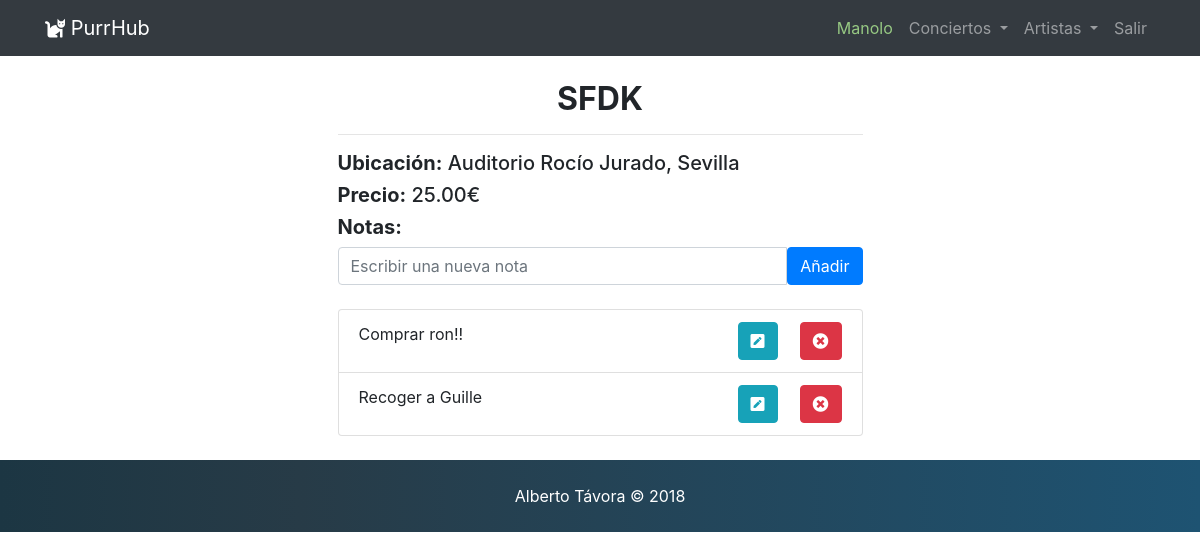
Page /concierto/?id=1 (signed in) on the committed database.
### tables this page shows
CREATE TABLE `concerts` (
  `id` int(11) NOT NULL,
  `user_id` int(11) NOT NULL,
  `name` varchar(100) NOT NULL,
  `location` varchar(255) NOT NULL,
  `price` decimal(10,2) NOT NULL,
  `created_at` datetime NOT NULL,
  `updated_at` datetime NOT NULL DEFAULT '0000-00-00 00:00:00' ON UPDATE CURRENT_TIMESTAMP
);

CREATE TABLE `notes` (
  `id` int(11) NOT NULL,
  `user_id` int(11) NOT NULL,
  `concert_id` int(11) NOT NULL,
  `text` varchar(255) NOT NULL,
  `created_at` timestamp NOT NULL DEFAULT CURRENT_TIMESTAMP,
  `updated_at` timestamp NOT NULL DEFAULT '0000-00-00 00:00:00' ON UPDATE CURRENT_TIMESTAMP
);

### concierto/index.php (called while the page is built, shortened)
<?php
require_once '../database/conexion.php';
$id_concierto = $_GET['id'];
$concert_query = "SELECT * FROM concerts WHERE id = $id_concierto;";
$concierto = mysqli_query($db, $concert_query);
$datos_concierto = mysqli_fetch_assoc($concierto);
$notes_query = "SELECT * FROM notes WHERE concert_id = $id_concierto;";
$result_notes = mysqli_query($db, $notes_query);
require_once 'concierto.view.php';

### concierto/concierto.view.php (the view, shortened to what this page needs)
<?php
    require_once '../includes/header.php';
?>
<div class="container">
    <div class="offset-3 col-6 pt-4 pb-4">
        <h2 style="text-align: center;"><strong><?php echo $datos_concierto['name'];?></strong> </h2>
        <hr>
        <?php if( $datos_concierto ): ?>
            <h5><strong>Ubicación:</strong> <?=$datos_concierto['location']?></h5>
            <h5><strong>Precio:</strong>
            <?php if ($datos_concierto['price']==0) : ?>
                GRATIS</h5>
            <?php else: ?>
                <?=$datos_concierto['price']?>€</h5>
            <?php endif; ?>
        <?php endif; ?>
        <h5><strong>Notas:</strong></h5>
        <form action="" method="POST" novalidate>
            <div class="input-group">
                <input type="text" class="form-control <?=($errors['note'])?"is-invalid":""?>" id="note" name="note" placeholder="Escribir una nueva nota">
                <button type="submit" name="addnote" class="btn btn-primary">Añadir</button>
            </div><br />
        </form>
        <?php if( $result_notes ): ?>
            <ul class="list-group">
            <?php while($note = mysqli_fetch_assoc($result_notes) ): ?>
                <li class="list-group-item">
                    <?=$note['text']?>
                    <a href="<?=APP_URL?>borrar_nota/?id=<?=$note['id']?>" class="card-link float-right btn btn-danger" style="margin-left:22px;"><i class="fas fa-times-circle"></i></a>
                    <a href="<?=APP_URL?>editar_nota/?id=<?=$note['id']?>" class="card-link float-right btn btn-info"><i class="fas fa-pen-square"></i></a>
                </li>
            <?php endwhile; ?>
            </ul>
        <?php endif; ?>
    </div>
</div>
<?php require_once '../includes/footer.php'; ?>

### rows in the picture
concerts: name "SFDK", location "Auditorio Rocío Jurado, Sevilla", price "25.00"
notes: text "Comprar ron!!"
notes: text "Recoger a Guille"

### other values in the picture
$_SESSION['userdata']['username'] "Manolo"
